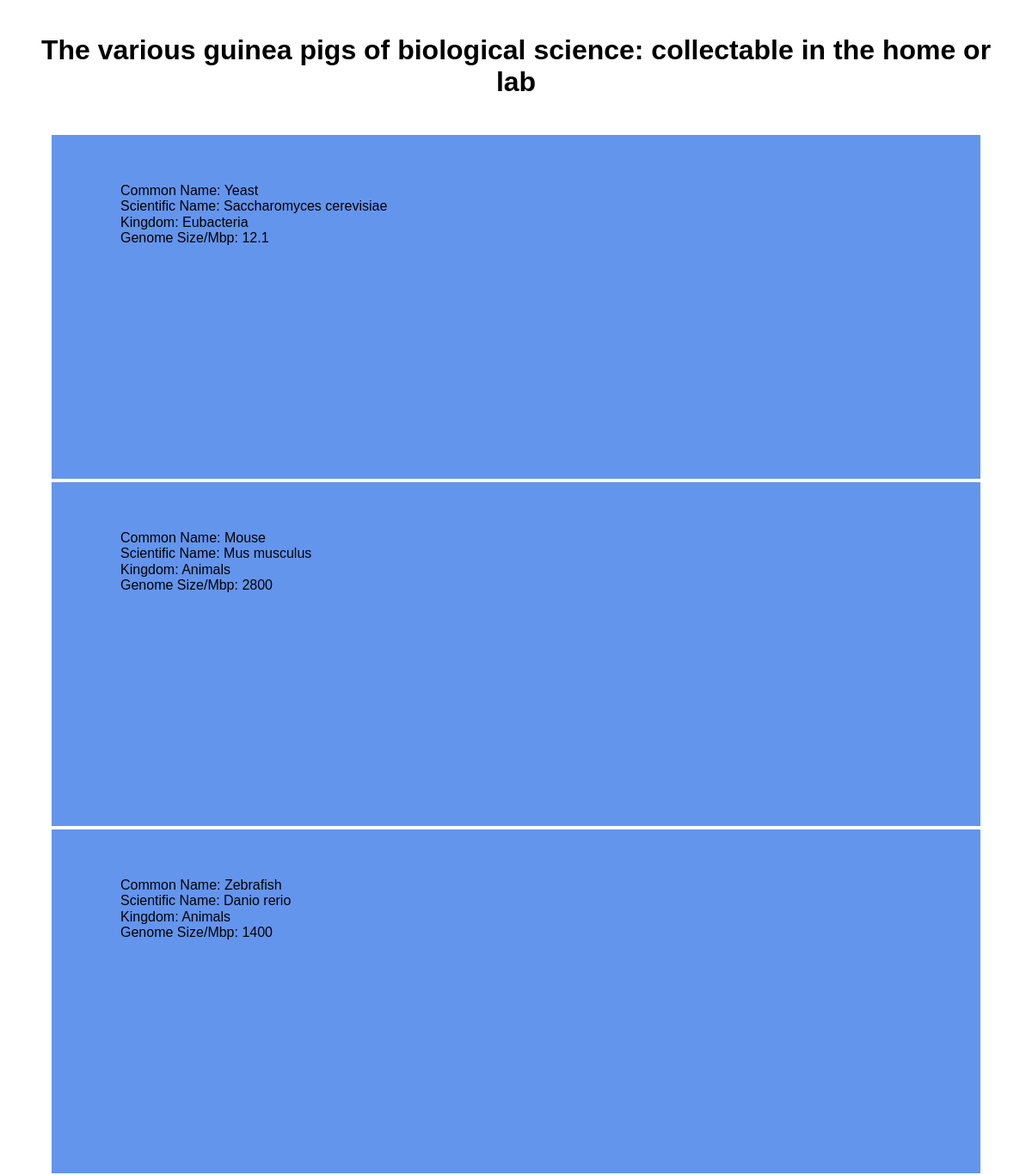
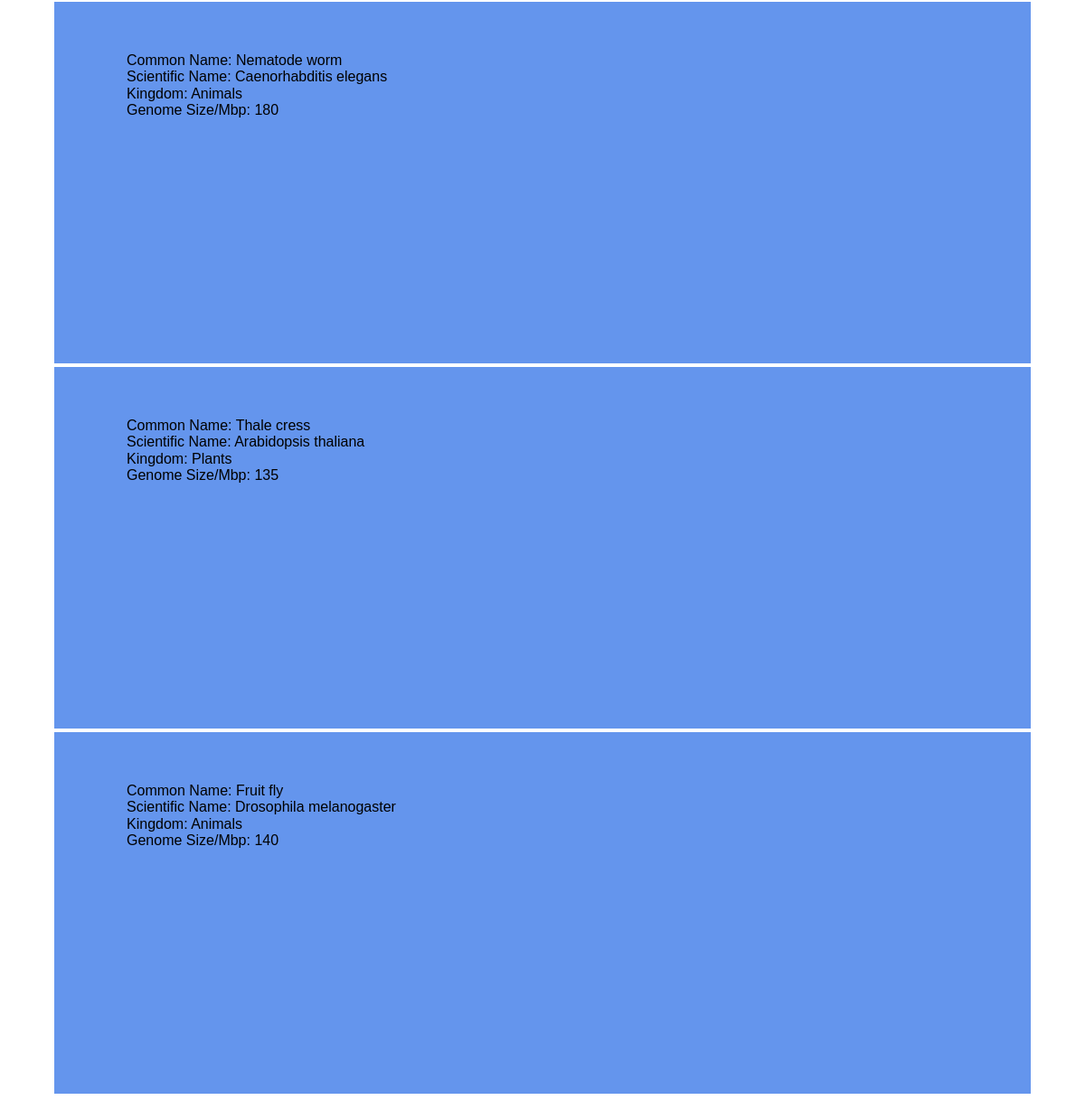
The page / on the database its author committed (2 pictures, top to bottom).
### tables this page shows
CREATE TABLE `modelOrganisms` (
  `id` int(11) unsigned NOT NULL AUTO_INCREMENT,
  `commonName` varchar(100) DEFAULT 'To be added',
  `scientificName` varchar(100) DEFAULT 'To be added',
  `kingdom` enum('Animals','Archaebacteria','Eubacteria','Fungi','Plants','Protists') DEFAULT NULL,
  `genomeMbp` float unsigned DEFAULT NULL,
  PRIMARY KEY (`id`)
);

### functions.php (the view, shortened to what this page needs)
<?php
function getDatafromDB($db) {
    $query = $db->prepare("SELECT `commonName`, `scientificName`, `kingdom`, `genomeMbp` FROM `modelOrganisms`;");
    $query->execute();
    $result = $query->fetchAll();
    return $result;
}
function displayItems(array $modelOrganisms) :string
{
    $output = '';
    foreach ($modelOrganisms as $org) {
        if (array_key_exists('commonName', $org)) {
            $output .= '<div class= "item">';
            $output .= '<ul>';
            $output .= '<li> Common Name: ' . $org['commonName'] . '</li>';
            $output .= '<li> Scientific Name: ' . $org['scientificName'] . '</li>';
            $output .= '<li> Kingdom: ' . $org['kingdom'] . '</li>';
            $output .= '<li> Genome Size/Mbp: ' . $org['genomeMbp'] . '</li>';
            $output .= '</div>';
        } else {
            $output .= "There was an error displaying the items on the page";
        }
    }
    return $output;
}

### index.php (shortened to what this page needs)
<?php
require_once 'functions.php';
$db = connectDb();
$modelOrganisms= getDatafromDB($db);
$html = displayItems($modelOrganisms);
?>
<html>
    <head>
        <link rel="stylesheet" type="text/css" href="normalize.css">
        <link rel="stylesheet" type="text/css" href="styles.css">
    </head>
    <body>
        <header>
            <h1>The various guinea pigs of biological science: collectable in the home or lab</h1>
        </header>
        <section class="container">
    <?php echo $html; ?>
        </section>
    </body>
</html>

### styles.css (style rules this page uses)
* { box-sizing: border-box; }
html { font-weight: 400px; }
body { font-family: arial, sans-serif; margin: 40px; }
header { text-align: center; }
.item { float: left; width: 33%; background-color: #6495ed; margin: 0 auto; padding: 40px; margin: 2px }
li { list-style: none; }
.container { padding: 20px; overflow: auto; }
@media screen and (min-width: 500px) { .item { height: 400px; } }
@media screen and (max-width: 1220px) { .item { width: 100%; margin: 2px 0; } }

### rows shown on the page
modelorganisms: commonName "Yeast", scientificName "Saccharomyces cerevisiae", kingdom "Eubacteria", genomeMbp "12.1"
modelorganisms: commonName "Mouse", scientificName "Mus musculus", kingdom "Animals", genomeMbp "2800"
modelorganisms: commonName "Zebrafish", scientificName "Danio rerio", kingdom "Animals", genomeMbp "1400"
modelorganisms: commonName "Nematode worm", scientificName "Caenorhabditis elegans", kingdom "Animals", genomeMbp "180"
modelorganisms: commonName "Thale cress", scientificName "Arabidopsis thaliana", kingdom "Plants", genomeMbp "135"
modelorganisms: commonName "Fruit fly", scientificName "Drosophila melanogaster", kingdom "Animals", genomeMbp "140"
